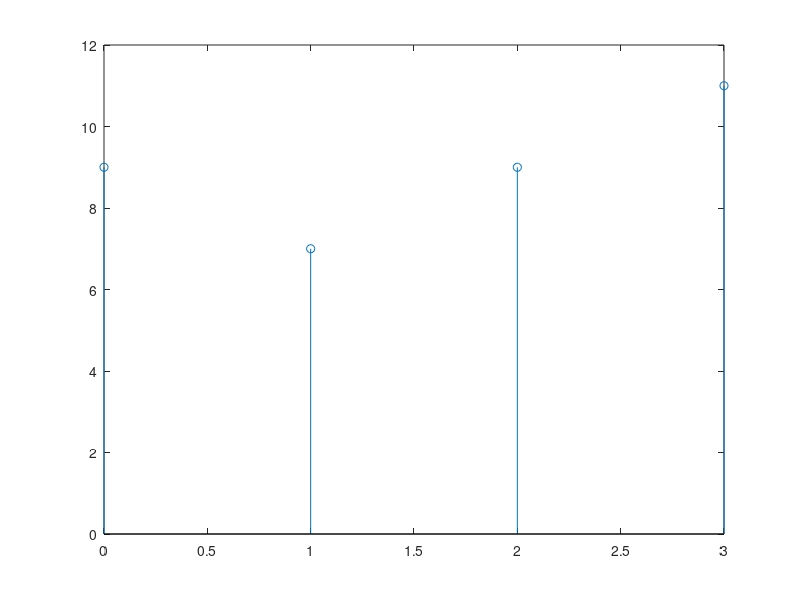

Reproduce this figure in MATLAB.
n=0:3;
h= [1 2 3];
x=[1 2 2 1];
for i=1:3
    a=h(1,i);
    b=circshift(x,i-1,2);
    y1(i,:)=a*b;
end;
y=sum(y1(:,:));
stem(n,y);
